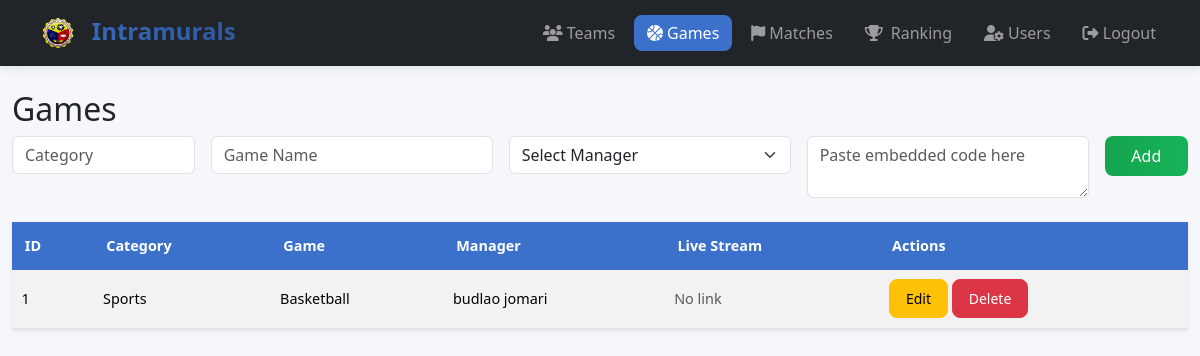
The app's page /games/ (signed in), older data.
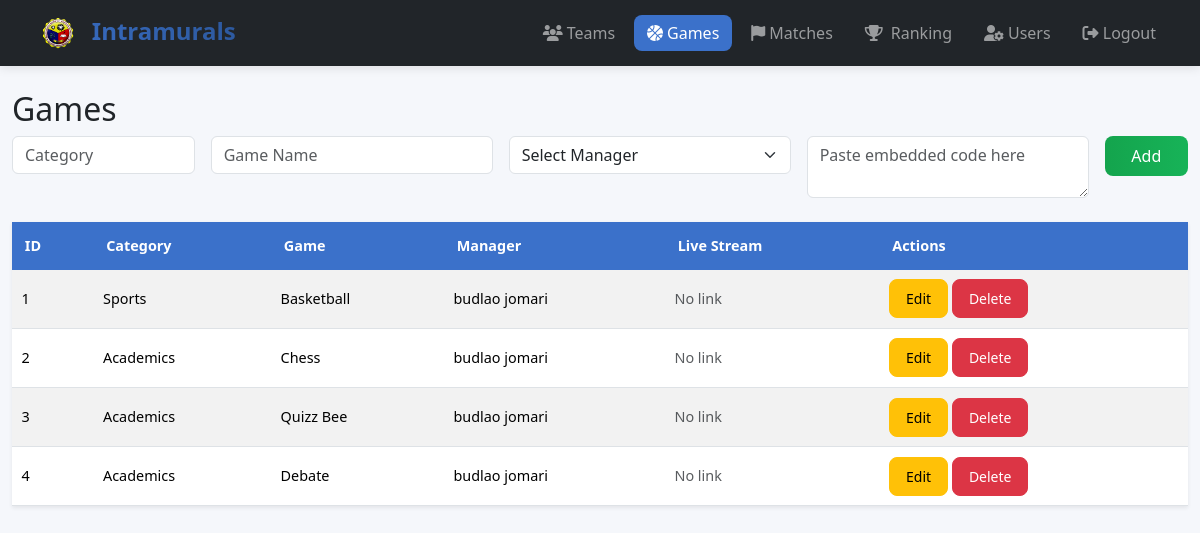
The same page, newer data.
### models.py (models this page shows)
class Game(db.Model):
    __tablename__ = "games"
    id = db.Column(db.Integer, primary_key=True)
    category = db.Column(db.String(50), nullable=False)
    game_name = db.Column(db.String(100), nullable=False)
    game_manager = db.Column(db.String(100), nullable=False)
    live_url = db.Column(db.String(255), nullable=True)

### routes/games.py (the view)
@games_bp.route("/")
def list_games():
    games = Game.query.all()
    managers = User.query.filter_by(role="game_manager").all()  # ✅ only managers
    return render_template("games.html", games=games, managers=managers)

### app.py (called while the page is built)
def protect_blueprint(bp, exclude=[]):
    @bp.before_request
    def require_login():
        if request.endpoint in exclude:
            return
        if "user_id" not in session:
            flash("Please log in first.", "warning")
            return redirect(url_for("login"))

### templates/games.html (shortened to what this page needs)
{% extends "base.html" %}
{% block content %}
<h2>Games</h2>
<form class="row g-3 mb-4" method="post" action="{{ url_for('games.add') }}">
    <div class="col-md-2">
        <input type="text" class="form-control" name="category" placeholder="Category" required />
    </div>
    <div class="col-md-3">
        <input type="text" class="form-control" name="game_name" placeholder="Game Name" required />
    </div>
    <div class="col-md-3">
        <select class="form-select" name="game_manager" required>
            <option value="">Select Manager</option>
        </select>
    </div>
    <div class="col-md-3">
        <textarea class="form-control" name="live_url" placeholder="Paste embedded code here"></textarea>
    </div>
    <div class="col-md-1">
        <button type="submit" class="btn btn-success w-100">Add</button>
    </div>
</form>
<table class="table table-striped table-hover shadow-sm">
    <thead class="table-primary">
        <tr>
            <th>ID</th>
            <th>Category</th>
            <th>Game</th>
            <th>Manager</th>
            <th>Live Stream</th>
            <th>Actions</th>
        </tr>
    </thead>
    <tbody>
        {% for g in games %}
        <tr>
            <td>{{ g.id }}</td>
            <td>{{ g.category }}</td>
            <td>{{ g.game_name }}</td>
            <td>{{ g.game_manager }}</td>
            <td>
                {% if g.live_url %}
                <button type="button" class="btn btn-link" data-bs-toggle="modal" data-bs-target="#liveModal{{ g.id }}">
                    Watch
                </button>
                <div class="modal fade" id="liveModal{{ g.id }}" tabindex="-1" aria-labelledby="liveModalLabel{{ g.id }}" aria-hidden="true">
                    <div class="modal-dialog modal-dialog-centered modal-lg">
                        <div class="modal-content">
                            <div class="modal-header">
                                <h5 class="modal-title" id="liveModalLabel{{ g.id }}">Live Stream: {{ g.game_name }}</h5>
                                <button type="button" class="btn-close" data-bs-dismiss="modal"></button>
                            </div>
                            <div class="modal-body text-center">
								 <div class="ratio ratio-16x9">
	                                {{ g.live_url | safe }}
								 </div>
                            </div>
                        </div>
                    </div>
                </div>
                {% else %}
                <span class="text-muted">No link</span>
                {% endif %}
            </td>
            <td>
                <button type="button" class="btn btn-warning btn-sm" data-bs-toggle="modal" data-bs-target="#editModal{{ g.id }}">Edit</button>
                <a href="{{ url_for('games.delete', id=g.id) }}" class="btn btn-danger btn-sm">Delete</a>
            </td>
        </tr>
        {% endfor %}
    </tbody>
</table>
{% endblock %}

### templates/base.html (shortened to what this page needs)
<!DOCTYPE html>
<html lang="en">
	<head>
		<link href="https://cdn.jsdelivr.net/npm/bootstrap@5.3.2/dist/css/bootstrap.min.css" rel="stylesheet" />
		<link rel="stylesheet" href="https://cdnjs.cloudflare.com/ajax/libs/font-awesome/6.4.0/css/all.min.css" />
	</head>
	<body>
		<nav class="navbar navbar-expand-lg navbar-dark bg-dark">
			<div class="container">
				<a class="navbar-brand fw-bold" href="{{ url_for('index') }}">
					<img src="{{ url_for('static', filename='moist.png') }}" alt="Logo" width="40" height="40" class="me-2" />
					Intramurals
				</a>
				<div class="collapse navbar-collapse" id="navbarNav">
					<ul class="navbar-nav ms-auto text-center">
						<li class="nav-item">
							<a class="nav-link {% if request.endpoint == 'participants.list_participants' %}active{% endif %}" href="{{ url_for('participants.list_participants') }}">
								<i class="fas fa-users me-1"></i>Teams
							</a>
						</li>
						<li class="nav-item">
							<a class="nav-link {% if request.endpoint == 'games.list_games' %}active{% endif %}" href="{{ url_for('games.list_games') }}">
								<i class="fas fa-basketball-ball me-1"></i>Games
							</a>
						</li>
						<li class="nav-item">
							<a class="nav-link {% if request.endpoint == 'matches.list_matches' %}active{% endif %}" href="{{ url_for('matches.list_matches') }}">
								<i class="fas fa-flag me-1"></i>Matches
							</a>
						</li>
						<li class="nav-item">
							<a class="nav-link {% if request.endpoint == 'matches.ranking' %}active{% endif %}" href="{{ url_for('matches.ranking') }}"> <i class="fas fa-trophy me-2"></i>Ranking </a>
						</li>
						<li class="nav-item">
							<a class="nav-link {% if request.endpoint == 'users.list_users' %}active{% endif %}" href="{{ url_for('users.list_users') }}">
								<i class="fas fa-user-cog me-1"></i>Users
							</a>
						</li>
						<li class="nav-item">
							<a class="nav-link" href="{{ url_for('logout') }}"> <i class="fas fa-sign-out-alt"></i> Logout </a>
						</li>
					</ul>
				</div>
			</div>
		</nav>
		<main class="container my-4">{% block content %}{% endblock %}</main>
	</body>
</html>

### templates/base.html (style rules this page uses)
:root { --primary-color: #3b71ca; --secondary-color: #f8f9fa; --accent-color: #dc3545; --dark-color: #212529; --light-color: #f8f9fa; --success-color: #14a44d; --border-radius: 8px; }
body { background-color: #f5f7fb; font-family: "Segoe UI", Tahoma, Geneva, Verdana, sans-serif; }
.navbar { box-shadow: 0 2px 10px rgba(0, 0, 0, 0.1); padding: 0.5rem 1rem; }
.navbar-brand { font-weight: 700; font-size: 1.5rem; background: linear-gradient(45deg, var(--primary-color), #2b5699); -webkit-background-clip: text; -webkit-text-fill-color: transparent; padding: 0.3rem 0.6rem; border-radius: var(--border-radius); }
.nav-link { font-weight: 500; padding: 0.4rem 0.8rem !important; margin: 0 0.2rem; border-radius: var(--border-radius); transition: all 0.3s ease; text-align: center; }
.nav-link.active { background-color: var(--primary-color); color: white !important; }
.container { max-width: 1200px; }
.btn { border-radius: var(--border-radius); padding: 0.5rem 1rem; font-weight: 500; transition: all 0.3s ease; }
.btn-success { background: linear-gradient(to right, var(--success-color), #17b358); border: none; }
.table th { background-color: var(--primary-color); color: white; border: none; padding: 0.8rem; font-size: 0.9rem; }
.table td { padding: 0.6rem; vertical-align: middle; font-size: 0.9rem; }

Row changes from the older to the newer data that the page shows:
added Game: id "2", category "Academics", game_name "Chess", game_manager "budlao jomari", live_url "No link"
added Game: id "3", category "Academics", game_name "Quizz Bee", game_manager "budlao jomari", live_url "No link"
added Game: id "4", category "Academics", game_name "Debate", game_manager "budlao jomari", live_url "No link"
